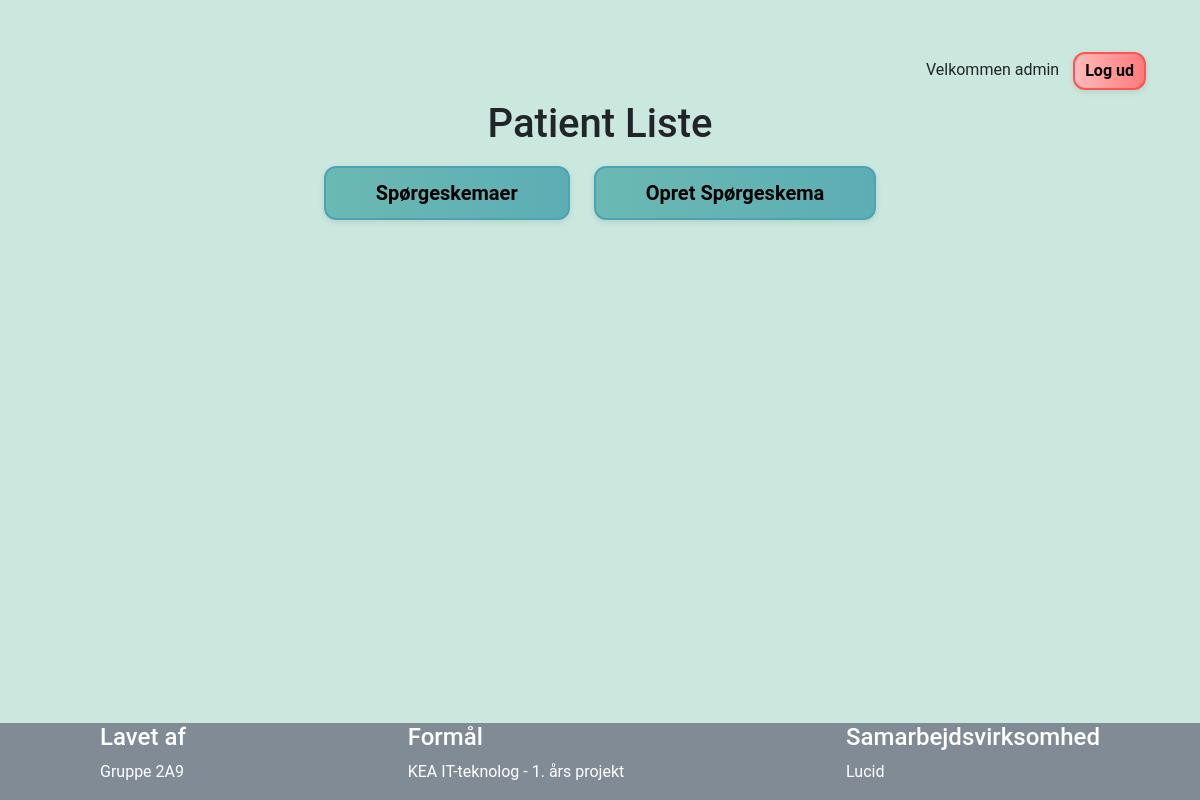
The app's page /admin_dashboard/ (signed in), older data.
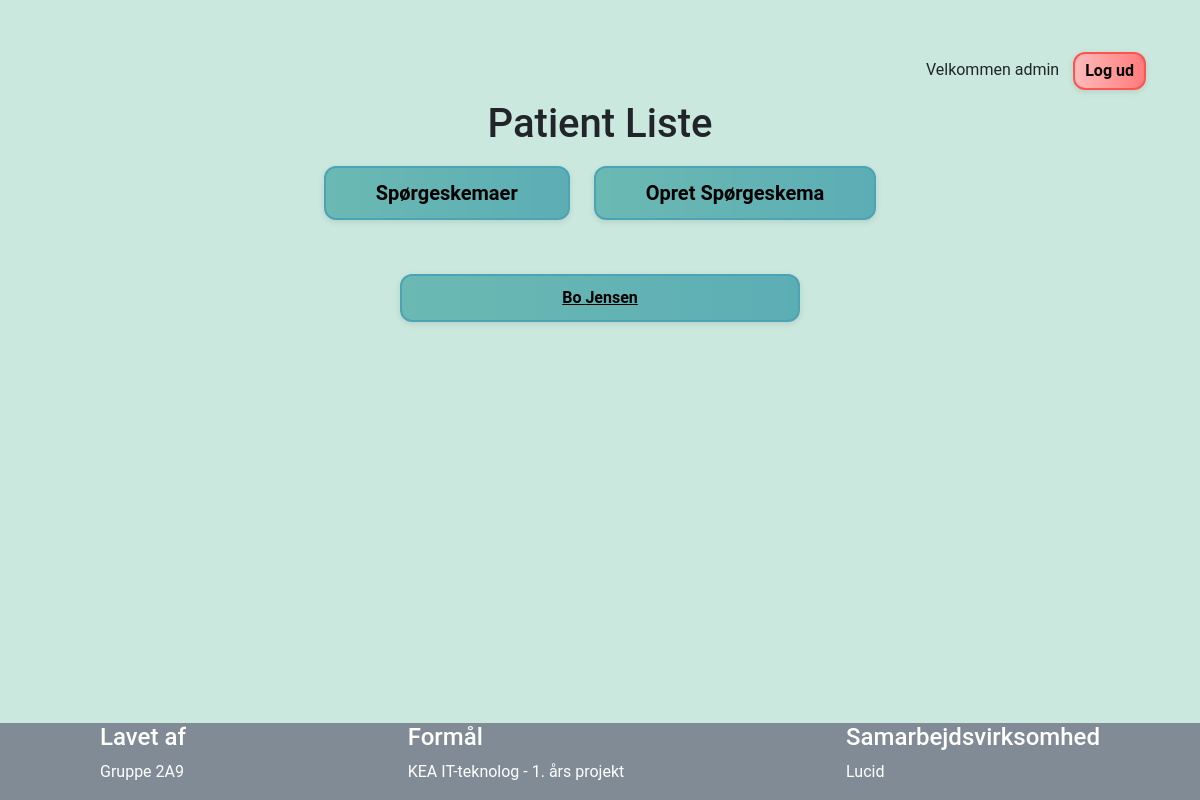
The same page, newer data.
### app.py (models this page shows)
class Patient(db.Model):
    id = db.Column(db.Integer, primary_key=True)
    firstname = db.Column(db.String(30), nullable=False)
    lastname = db.Column(db.String(30), nullable=False)
    cpr = db.Column(db.String(12), nullable=False)

### app.py (the view)
@app.route("/admin_dashboard/")
@login_required
def admin_dashboard():
    patients = Patient.query.all()
    return render_template("admin_dashboard.html", username=current_user.username, patients=patients)

### app.py (called while the page is built)
@login_manager.user_loader
def load_user(user_id):
    return Users.query.get(int(user_id))

### templates/admin_dashboard.html (shortened to what this page needs)
{% extends "layout.html" %}
{% block content %}
<div class="admin">
    <div class="logout">
        <label>Velkommen {{username}} </label>
        <a class="btn negativ-btn" href="/logout" role="button">Log ud</a>
    </div>
    <h1>Patient Liste</h1>
    <a class="btn default-btn btn-lg" href="{{url_for('survey_list')}}" role="button">Spørgeskemaer</a>
    <a class="btn default-btn btn-lg" href="{{url_for('survey_builder')}}" role="button">Opret Spørgeskema</a>
    <br><br>
</div>
{% for patient in patients %}
<div class="patient-list">
    <a class="default-btn" href="{{ url_for('go_to_patient', patientid=patient.id) }}" role="button">{{ patient.firstname }} {{ patient.lastname }}</a>
</div>
{% endfor %}
{% endblock %}

Row changes from the older to the newer data that the page shows:
added Patient: firstname "Bo", lastname "Jensen"
